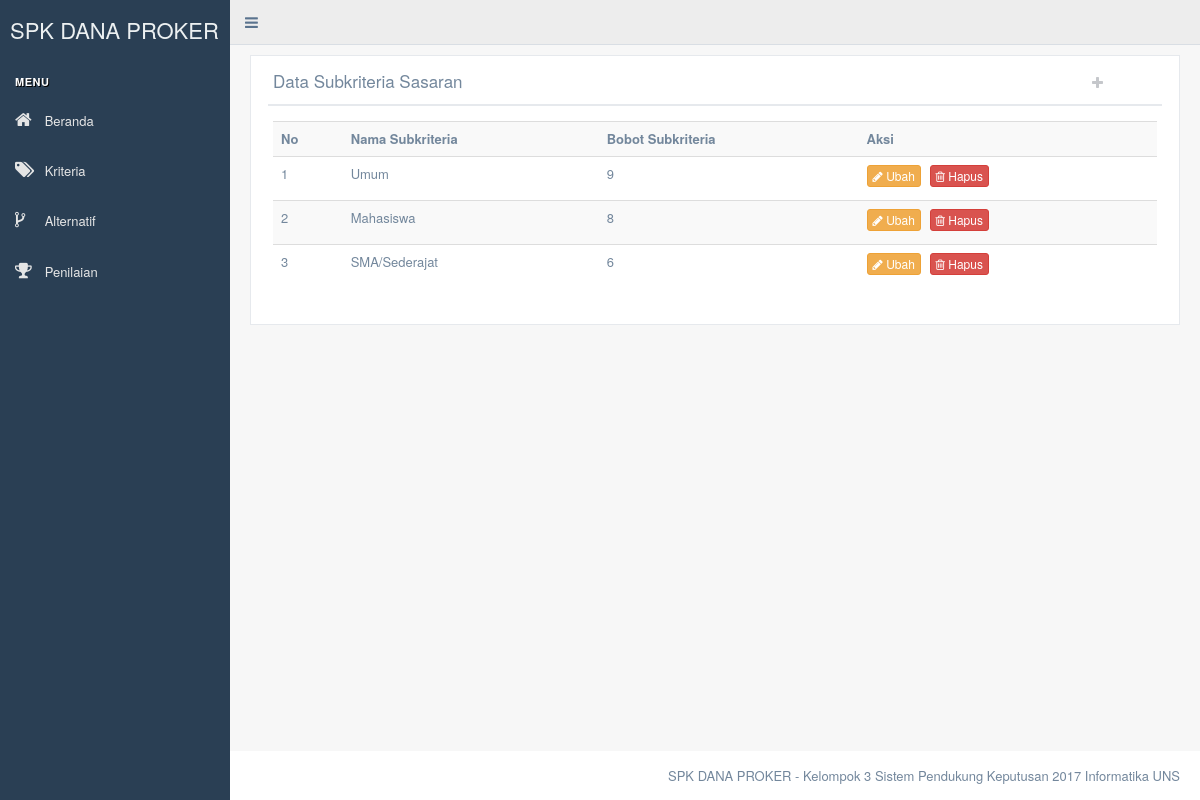
/subkriteria.php?id=21, run on the app's committed database.
### tables this page shows
CREATE TABLE `kriteria` (
  `id` int(2) NOT NULL,
  `nama` varchar(25) NOT NULL,
  `bobot` int(2) NOT NULL,
  `jenis` varchar(10) NOT NULL
);

CREATE TABLE `subkriteria` (
  `id` int(2) NOT NULL,
  `nama` varchar(25) NOT NULL,
  `bobot` int(2) NOT NULL,
  `id_kriteria` int(2) NOT NULL
);

### crud_subkriteria.php (the view, shortened to what this page needs)
<?php
	require 'koneksi.php';
	function get_subkriteria() {
		global $koneksi;
		$sql = "SELECT * FROM subkriteria WHERE id_kriteria = " .$_GET['id'];
		$query = mysqli_query($koneksi, $sql);
		if(mysqli_num_rows($query) == 0) {
			echo "Belum ada subkriteria";
		} else {
?>
			<table class="table table-striped">
				<tr>
					<th>No</th>
					<th>Nama Subkriteria</th>
					<th>Bobot Subkriteria</th>
					<th>Aksi</th>
				</tr>
<?php
			$no = 1;
			while($row = mysqli_fetch_assoc($query)) {
?>
				<tr>
					<td><?php echo $no; ?></td>
					<td><?php echo $row['nama']; ?></td>
					<td><?php echo $row['bobot']; ?></td>
					<td>
						<a class="btn btn-warning btn-xs" data-toggle="modal" data-placement="right" data-target="#modal_ubah_subkriteria_<?php echo $row['id']; ?>"><i class="fa fa-pencil"></i> Ubah</a>
						<a class="btn btn-danger btn-xs" data-toggle="modal" data-placement="right" data-target="#modal_hapus_subkriteria_<?php echo $row['id']; ?>"><i class="fa fa-trash-o"></i> Hapus</a>
					</td>
				</tr>
<?php
				$no++;
			}
?>
			</table>
<?php
		}
	}
?>

### subkriteria.php (shortened to what this page needs)
<?php
	require 'crud_subkriteria.php';
?>
<!DOCTYPE html>
<html>
<head>
	<?php require 'layout/header.php'; ?>
</head>
<body class="nav-md footer_fixed">
	<div class="container body">
		<div class="main_container">
			<?php
				require 'layout/side_menu.php';
				require 'layout/top_navigation.php';
			?>
			<div class="right_col" role="main">
				<div class="">
					<div class="row">
						<div class="col-md-12 col-sm-12 col-xs-12">
							<div class="x_panel">
								<div class="x_title">
									<?php
										$sql = "SELECT * FROM kriteria WHERE id = " .$_GET['id'];
										$query = mysqli_query($koneksi, $sql);
										$row = mysqli_fetch_assoc($query);
									?>
									<h2>Data Subkriteria <?php echo $row['nama']; ?></h2>
									<ul class="nav navbar-right panel_toolbox">
										<li><a class="" data-toggle="modal" data-placement="right" data-target="#modal_tambah_subkriteria" title="Tambah Subkriteria"><i class="fa fa-plus"></i></a></li>
									</ul>
									<div class="clearfix"></div>
								</div>
								<div class="x_content">
									<?php
										get_subkriteria();
									?>
								</div>
							</div>
						</div>
					</div>
				</div>
			</div>
			<?php require 'layout/footer.php'; ?>
		</div>
	</div>
</body>
</html>

### data on the page
kriteria: nama "Sasaran"
subkriteria: nama "Umum", bobot "9"
subkriteria: nama "Mahasiswa", bobot "8"
subkriteria: nama "SMA/Sederajat", bobot "6"
